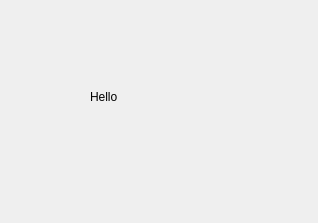
<?xml version="1.0" encoding="UTF-8"?>
<ui version="4.0">
 <class>LoggingWidget</class>
 <widget class="QWidget" name="LoggingWidget">
  <property name="geometry">
   <rect>
    <x>0</x>
    <y>0</y>
    <width>318</width>
    <height>223</height>
   </rect>
  </property>
  <property name="minimumSize">
   <size>
    <width>318</width>
    <height>223</height>
   </size>
  </property>
  <property name="maximumSize">
   <size>
    <width>318</width>
    <height>223</height>
   </size>
  </property>
  <property name="windowTitle">
   <string>Form</string>
  </property>
  <widget class="QLabel" name="label">
   <property name="geometry">
    <rect>
     <x>90</x>
     <y>90</y>
     <width>47</width>
     <height>13</height>
    </rect>
   </property>
   <property name="text">
    <string>Hello</string>
   </property>
  </widget>
 </widget>
 <resources/>
 <connections/>
</ui>
